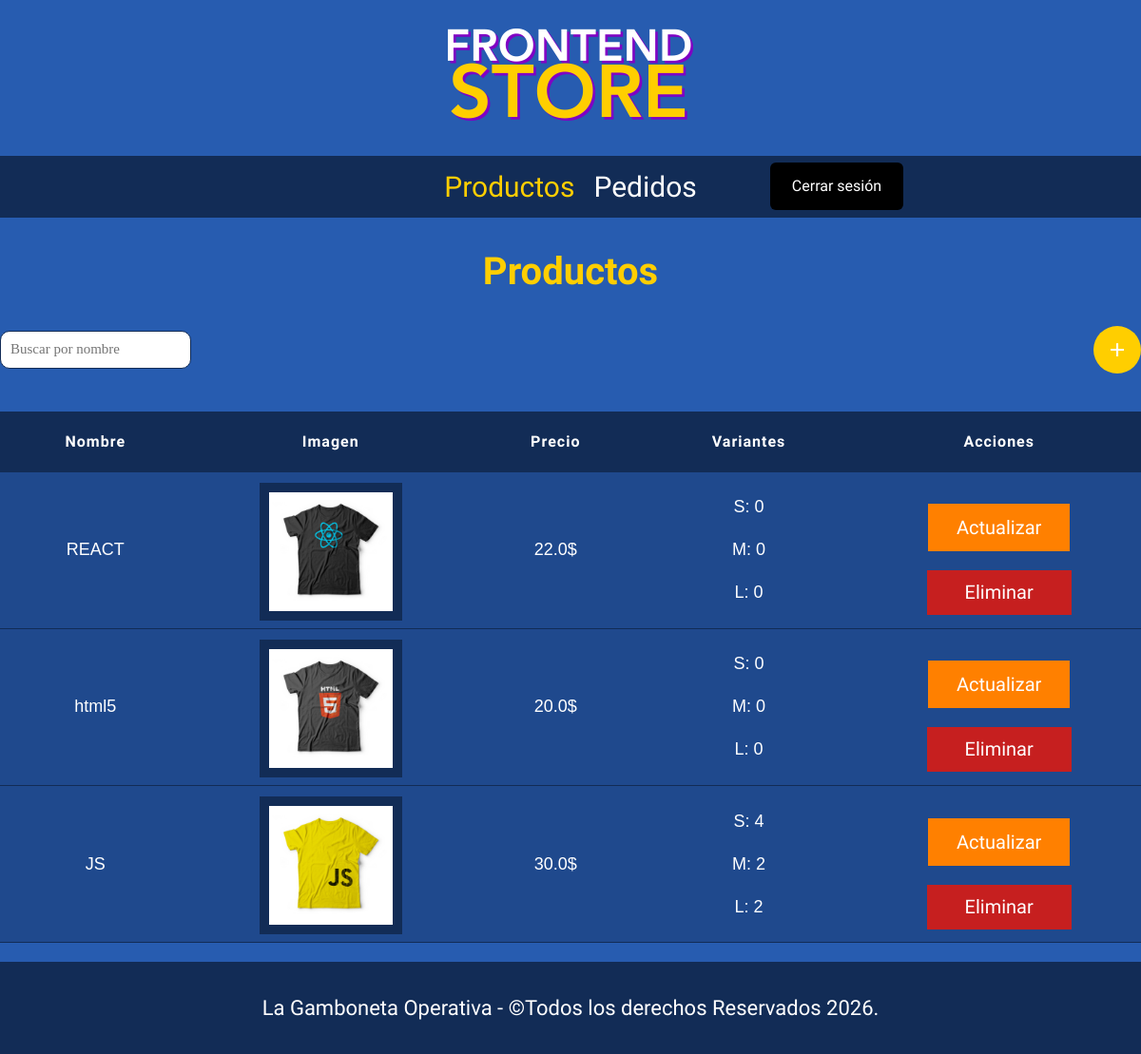
The page /admin on the database its author committed.
### tables this page shows
CREATE TABLE productos (
    id_producto INTEGER PRIMARY KEY,
    nombre      TEXT NOT NULL,
    imagen      TEXT,
    precio      REAL DEFAULT 0,
    descripcion TEXT,
    codigo      TEXT UNIQUE
);

CREATE TABLE variantes_camisas (
    id_producto INTEGER,
    id_talla INTEGER,
    stock INTEGER DEFAULT 0,
	PRIMARY KEY (id_producto, id_talla),
    FOREIGN KEY (id_producto) REFERENCES productos (id_producto),
    FOREIGN KEY (id_talla) REFERENCES tallas (id_talla)
);

CREATE TABLE tallas (
	id_talla INTEGER PRIMARY KEY,
	talla TEXT NOT NULL
);

### app.py (the view)
@app.route('/admin')
def admin():
    productos = Productos.listar()
    tallas = Productos.obtener_tallas()
    return render_template('admin/index.html', productos = productos, tallas = tallas)

### database/db.py (called while the page is built)
def conectarDB():
    try:
      db = sqlite3.connect(DB_URL)
      db.row_factory = sqlite3.Row
      print("Conexión exitosa")
      return db
    except:
      print("Error")

### models/Productos.py (called while the page is built)
    @staticmethod
    def obtener_tallas():
        db = conectarDB()
        cursor = db.cursor()
        cursor.execute("SELECT id_talla, talla FROM tallas")
        tallas = cursor.fetchall()
        db.close()
        return tallas

    @staticmethod
    def obtener_stock_por_producto(id):
        db = conectarDB()
        cursor = db.cursor()
        cursor.execute("""SELECT t.talla, vc.stock FROM variantes_camisas vc
                            LEFT JOIN tallas t ON vc.id_talla = t.id_talla
                            WHERE vc.id_producto = ?
                        """, (id,))
        stock_detalle = cursor.fetchall()
        db.close()
        return stock_detalle

    @staticmethod
    def listar():
        db = conectarDB()
        cursor = db.cursor()
        cursor.execute("""SELECT * FROM productos""")
        filas = cursor.fetchall()
        db.close()
        productos = []
        for f in filas:
            producto = Productos(
                id = f["id_producto"],
                nombre = f["nombre"],
                imagen = f["imagen"],
                precio = f["precio"],
                descripcion = f["descripcion"],
                codigo = f["codigo"]
            )
            producto.variantes = Productos.obtener_stock_por_producto(producto.id)
            productos.append(producto)
        return productos

### templates/admin/index.html (shortened to what this page needs)
{% extends "base.html" %}
{% block contenido %}
    <h1>Productos</h1>
    <div class="acciones-tabla">
        <div class="agregar_producto">
            <a href="{{url_for('agregar_producto')}}">+</a>
        </div>
        <div>
            <input type="text" name="buscador" class="buscador" id="buscador" placeholder="Buscar por nombre">
        </div>
    </div>
    <table class="tabla">
        <thead>
            <tr>
                <th>Nombre</th>
                <th>Imagen</th>
                <th>Precio</th>
                <th>Variantes</th>
                <th>Acciones</th>
            </tr>
        </thead>
        <tbody>
        {% for p in productos %}
            <tr class="bg">
                <td>
                    <div>
                        <p>{{p.nombre}}</p>
                    </div>
                </td>
                <td>
                    <div class="fondo">
                        <img class="producto__imagen" src="{{url_for('static',filename='uploads/' ~ p.imagen)}}" alt="imagen camisa">
                    </div>
                </td>
                <td>
                    <p>{{p.precio}}$</p>
                </td>
                <td>
                    {% for v in p.variantes %}
                    <p>{{v.talla}}: {{v.stock}}</p>
                    {% endfor %}
                </td>
                <td>
                    <div class="acciones">
                        <a class="btn btn-naranja" href="{{url_for('actualizar_producto', id = p.id)}}">Actualizar</a>
                        <button class="btn btn-rojo" onclick="abrirModal('{{p.id}}')">Eliminar</button>
                    </div>
                </td>
            </tr>
        {% endfor %}
        </tbody>
    </table>
{% endblock %}

### static/css/style.css (style rules this page uses)
:root { --primario: #275cb0; --primarioMedioOscuro: #1f498d; --primarioOscuro: #122c56; --secundario: #ffce00; --secundarioOscuro: rgb(224, 180, 2); --naranja: #ff8000; --naranjaOscuro: #bf6000; --rojo: #c61f1f; --rojoOscuro: #9b1515; --blanco: #fff; --negro: #000; --fuentePrincipal: "Staatliches", sans-serif; }
html { box-sizing: border-box; font-size: 62.5%; }
*, *:before, *:after { box-sizing: inherit; }
body { background-color: var(--primario); font-size: 1.6rem; line-height: 1.5; }
p { font-size: 1.8rem; font-family: Arial, Helvetica, sans-serif; color: var(--blanco); }
a { text-decoration: none; }
img { width: 100%; }
h1,h2,h3 { text-align: center; color: var(--secundario); font-family: var(--fuentePrincipal); }
h1 { font-size: 4rem; }
.btn { display: inline-block; border: none; font-size: 2rem; color: var(--blanco); font-family: var(--fuentePrincipal); padding: 1rem 3rem; transition: background-color 0.3s ease; margin-top: 2rem; cursor: pointer; }
.btn-naranja { background-color: var(--naranja); }
.btn-rojo { background-color: var(--rojo); padding: 1.2rem 4rem; }
.acciones-tabla { display: flex; flex-direction: row-reverse; justify-content: space-between; align-items: center; }
.agregar_producto { display: flex; height: 5rem; width: 5rem; background-color: var(--secundario); border-radius: 50%; }
.agregar_producto a { display: flex; justify-content: center; align-items: center; width: 100%; font-size: 3rem; color: var(--blanco); font-weight: bold; }
table.tabla { margin-top: 4rem; width: 100%; border-spacing: 0; text-align: center; }
table thead { background-color: var(--primarioOscuro); }
.bg { background-color: var(--primarioMedioOscuro); }
table thead th { color: var(--blanco); padding: 2rem; letter-spacing: 1px; font-family: var(--fuentePrincipal); }
td { border-bottom: 1px solid var(--primarioOscuro); }
.producto__imagen { width: 15rem; background-color: var(--primarioOscuro); padding: 1rem; margin-top: 1rem; }
.buscador { padding: 0.5rem; padding-left: 1rem; border: 1px solid var(--primarioOscuro); border-radius: 1rem; height: 4rem; font-size: 1.5rem; }
.acciones { display: flex; flex-direction: column; justify-content: center; align-items: center; }

### rows shown on the page
productos: nombre "REACT", imagen (picture), precio "22.0"
variantes_camisas: talla "S", stock "0"
variantes_camisas: talla "M", stock "0"
variantes_camisas: talla "L", stock "0"
productos: nombre "html5", imagen (picture), precio "20.0"
variantes_camisas: talla "S", stock "0"
variantes_camisas: talla "M", stock "0"
variantes_camisas: talla "L", stock "0"
productos: nombre "JS", imagen (picture), precio "30.0"
variantes_camisas: talla "S", stock "4"
variantes_camisas: talla "M", stock "2"
variantes_camisas: talla "L", stock "2"
